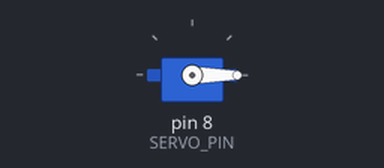
Recording of a sketch running on a simulated Arduino Uno, built with avr-gcc and run on an emulated ATmega328P. Parts: servo.

Above: at 0.05 s.
At 1.5 s:
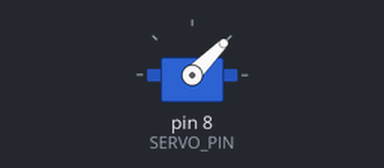
At 3.0 s:
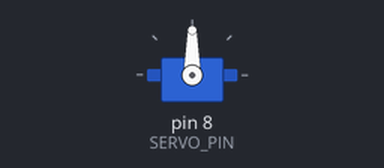
Timing chart, 0 to 6.9 s (numbered marks = the images above):
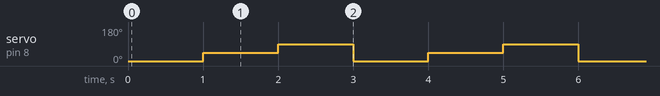

The sketch:

sketch_jul06a.ino
```cpp
#include <Servo.h>

#define SERVO_PIN 8

Servo hServo;

void setup ()
{
  hServo.attach(SERVO_PIN);
}

void loop()
{
  hServo.write(0);
  delay(1000);

  hServo.write(45);
  delay(1000);

  hServo.write(90);
  delay(1000);
}
```

Measured:
- by itself, servo on pin 8 (SERVO_PIN): repeats every 3.0 s: 90° 1.0 s, 0° 1.0 s, 45° 1.0 s
